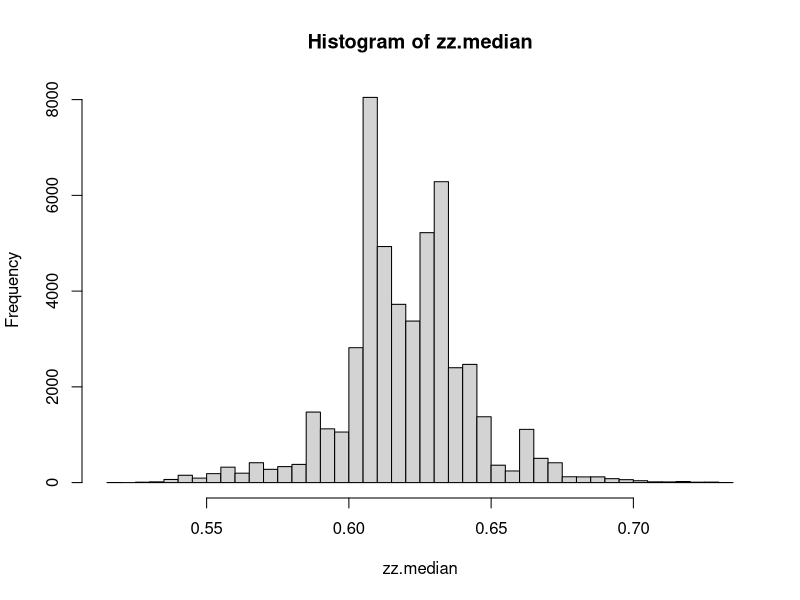

R code for this plot:
xx <- rnorm(100, mean = 10, sd = 3)
t.test(xx)$conf.int

confint_mean <- function(x) {
  ans <- t.test(x)$conf.int
  names(ans) <- c("lower", "upper")
  ans
}

print(confint_mean(xx))

print(aggregate(len ~ supp + dose, ToothGrowth, confint_mean))

boxplot.stats(xx)$conf

help(boxplot.stats)

confint_median_normal <- function(x) {
  ans <- boxplot.stats(x)$conf
  names(ans) <- c("lower", "upper")
  ans
}
print(confint_median_normal(xx))

print(aggregate(len ~ supp + dose, ToothGrowth, confint_median_normal))

# Part 2 now
yy <- rexp(1000)
boxplot.stats(yy)$conf

qexp(0.5)

zz <- sample(yy, size = length(yy), replace = TRUE)
median(zz)

# doing this 50000 times
nrep <- 50000
zz.median <- numeric(nrep)
for (i in seq_len(nrep)) {
  zz.median[[i]] <- median(sample(yy, size = length(yy), replace = TRUE))
}
str(zz.median)

# plot them
options(repr.plot.width = 15)
hist(zz.median, nclass = 40)

# To obtain an approximate 95% confidence interval, we can simply report the 2.5% and 97.5% quantiles of this distribution.
ci <- quantile(zz.median, c(0.025, 0.975))
names(ci) <- c("lower", "upper")
print(ci)

confint_median_resample <- function(x, nrep) {
  y.median <- numeric(nrep)
  for (i in seq_len(nrep)) {
    y.median[[i]] <- median(sample(x, size = length(x), replace = TRUE))
  }
  ci <- quantile(y.median, c(0.025, 0.975))
  names(ci) <- c("lower", "upper")
  ci
}


stopifnot(identical(names(formals(confint_median_resample)), c("x", "nrep")))
ci2 <- confint_median_resample(xx, nrep = 5000)
stopifnot(identical(names(ci2), c("lower", "upper")))
